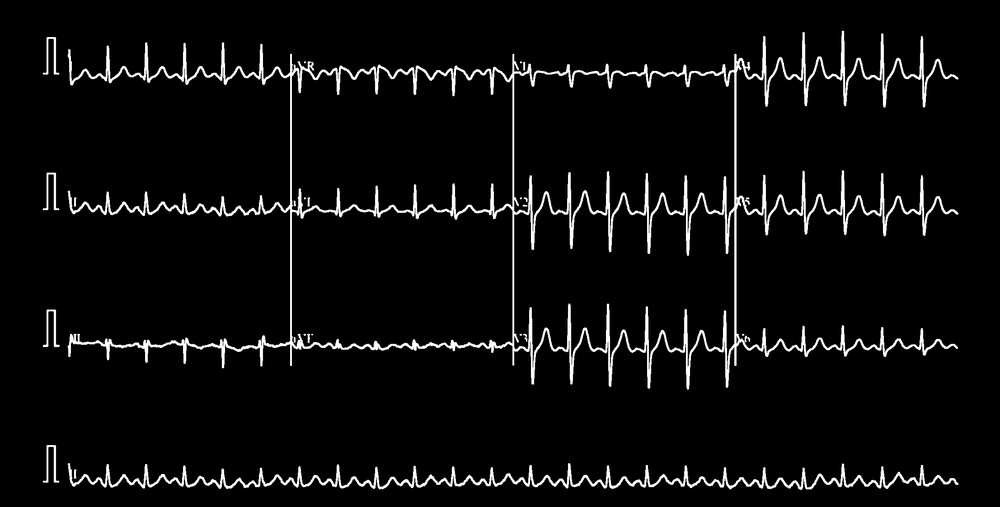
#> input picture Preprocessing-for-Image-Data/processed_images_green/Abnormal Heartbeat/HB(102)_green_channel_cleaned.png, 1000 x 507 px, shrunk from 2213 x 1122 before the run, found by its file name; its folder holds only this picture in this run
$ jupyter execute --allow-errors 'Green Channel Extraction.ipynb'
#> lines starting #> are read from the running program, lines starting #| are printed output that depends on the picture; after the words box and inside, x2 and y2 are one past the last pixel; in counts of white or black regions, pixels touching at a corner belong together
[cell 1]
import os
import numpy as np
from skimage.io import imread, imsave
from skimage.color import rgb2gray
from skimage.filters import threshold_otsu
from skimage.morphology import dilation, opening, square
from skimage.restoration import denoise_bilateral
from skimage.util import img_as_ubyte
from scipy.ndimage import median_filter

# ========== Input folders ==========
dataset_paths = {
    'Abnormal Heartbeat': r"C:\Users\sihus\OneDrive\Desktop\MP DL\dataset2\Abnormal Heartbeat",
    'MI': r"C:\Users\sihus\OneDrive\Desktop\MP DL\dataset2\MI",
    'History of MI': r"C:\Users\sihus\OneDrive\Desktop\MP DL\dataset2\History of MI",
    'Normal': r"C:\Users\sihus\OneDrive\Desktop\MP DL\dataset2\Normal"
}

# ========== Output folder ==========
output_root = r"C:\Users\sihus\OneDrive\Desktop\MP DL\processed_images_green"
os.makedirs(output_root, exist_ok=True)

# Folder to save green channel images separately
green_channel_output_root = os.path.join(output_root, "Green_Channel_Images")
os.makedirs(green_channel_output_root, exist_ok=True)

# Preprocessing parameters
CROP_TOP = 300
CROP_BOTTOM = 150
DILATION_SIZE = 2
MEDIAN_KERNEL_SIZE = 3  # for median filtering

# Function to preprocess and save ECG images
def convert_image_to_rgb(image_path, class_name, output_root, green_channel_output_root):
#> called with class_name = 'Abnormal Heartbeat'
    image = imread(image_path)
#> image is the input picture: shape (507, 1000, 3); min 0, max 255, mean 12.4
    base_name = os.path.splitext(os.path.basename(image_path))[0]

    # Crop out top/bottom margins
    image = image[CROP_TOP:image.shape[0] - CROP_BOTTOM, :, :]
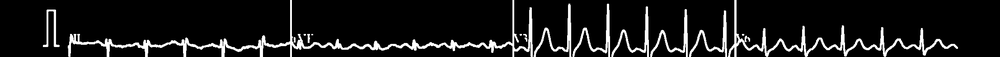
#> image: shape (57, 1000, 3); min 0, max 255, mean 23.8

    # Extract the green channel
    green_channel = image[:, :, 1]  # Green channel is the second channel (index 1)

    # Save the raw green channel image
    green_channel_image = np.stack([green_channel] * 3, axis=-1)
    green_channel_output_dir = os.path.join(green_channel_output_root, class_name)
    os.makedirs(green_channel_output_dir, exist_ok=True)
    imsave(os.path.join(green_channel_output_dir, base_name + "_green_channel.png"), green_channel_image)

    # Step 4: Median filter to remove noise while preserving edges
    filtered = median_filter(green_channel, size=MEDIAN_KERNEL_SIZE)
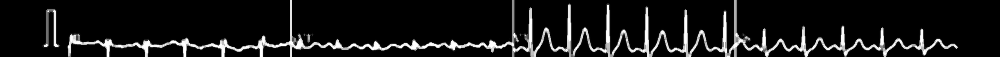
#> filtered: shape (57, 1000); min 0, max 255, mean 23

    # Step 5: Otsu's thresholding
    thresh = threshold_otsu(filtered)
#> thresh = 105
    binary = filtered < thresh  # ECG lines are darker
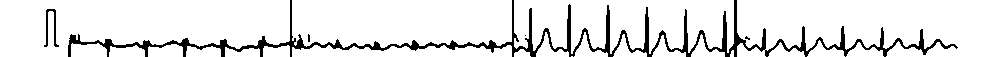
#> binary: shape (57, 1000) bool; 89.9% white; 5 black regions (3 under 20 px), largest, box (x1, y1, x2, y2) and area: (68, 0, 958, 57) 5569, (44, 9, 59, 47) 173

    # Step 6: Morphological operations to enhance ECG lines
    binary = opening(binary, square(2))  # remove noise dots
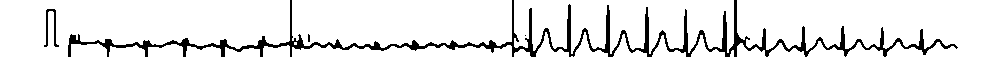
#> binary: shape (57, 1000) bool; 89.8% white; 4 black regions (2 under 20 px), largest, box (x1, y1, x2, y2) and area: (68, 0, 958, 57) 5614, (44, 9, 59, 47) 173
    binary = dilation(binary, square(DILATION_SIZE))  # thicken lines
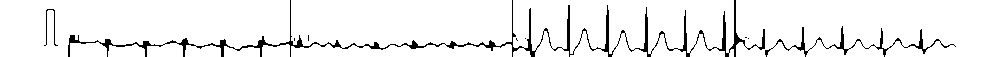
#> binary: shape (57, 1000) bool; 93.7% white; 9 black regions (6 under 20 px), largest, box (x1, y1, x2, y2) and area: (68, 0, 765, 57) 2897, (765, 26, 956, 57) 588, (44, 9, 58, 46) 85

    # Step 7: Convert binary to RGB image (for visualization or further processing)
    rgb = np.zeros((binary.shape[0], binary.shape[1], 3), dtype=np.uint8)
    rgb[binary] = [255, 255, 255]  # ECG signal as white
    rgb[~binary] = [0, 0, 0]       # background as black

    # Step 8: Save the processed (binary) image
    output_dir = os.path.join(output_root, class_name)
    os.makedirs(output_dir, exist_ok=True)
    imsave(os.path.join(output_dir, base_name + "_green_channel_cleaned.png"), rgb)

# ========== Loop through dataset ==========
#> (the rest of this cell did not finish here and is left out)

[cell 2]
import os
import shutil
import random
from tqdm import tqdm

# Configuration
input_dir = "processed_images_green"
output_dir = "split_images_green"
split_ratio = {'train': 0.7, 'val': 0.15, 'test': 0.15}
random.seed(42)

# Ensure output directories exist
for split in ['train', 'val', 'test']:
    for class_name in os.listdir(input_dir):
        os.makedirs(os.path.join(output_dir, split, class_name), exist_ok=True)

# Process each class
for class_name in os.listdir(input_dir):
    class_path = os.path.join(input_dir, class_name)
    if not os.path.isdir(class_path):
        continue

    images = os.listdir(class_path)
    random.shuffle(images)

    total = len(images)
    train_end = int(split_ratio['train'] * total)
    val_end = train_end + int(split_ratio['val'] * total)

    splits = {
        'train': images[:train_end],
        'val': images[train_end:val_end],
        'test': images[val_end:]
    }

    for split, split_images in splits.items():
        for img in tqdm(split_images, desc=f"Copying {split} - {class_name}"):
            src = os.path.join(class_path, img)
            dst = os.path.join(output_dir, split, class_name, img)
            shutil.copy2(src, dst)
